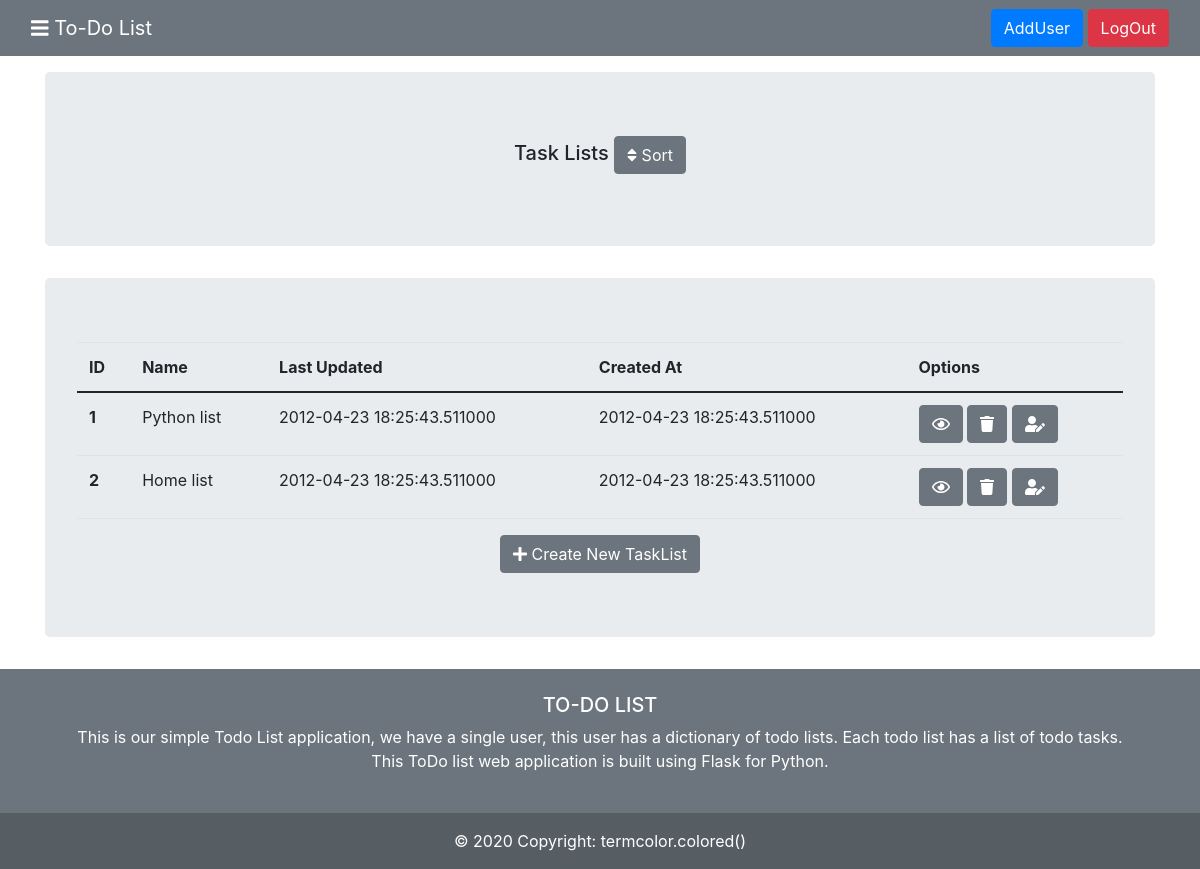
The page /task_list on the database as committed earlier.
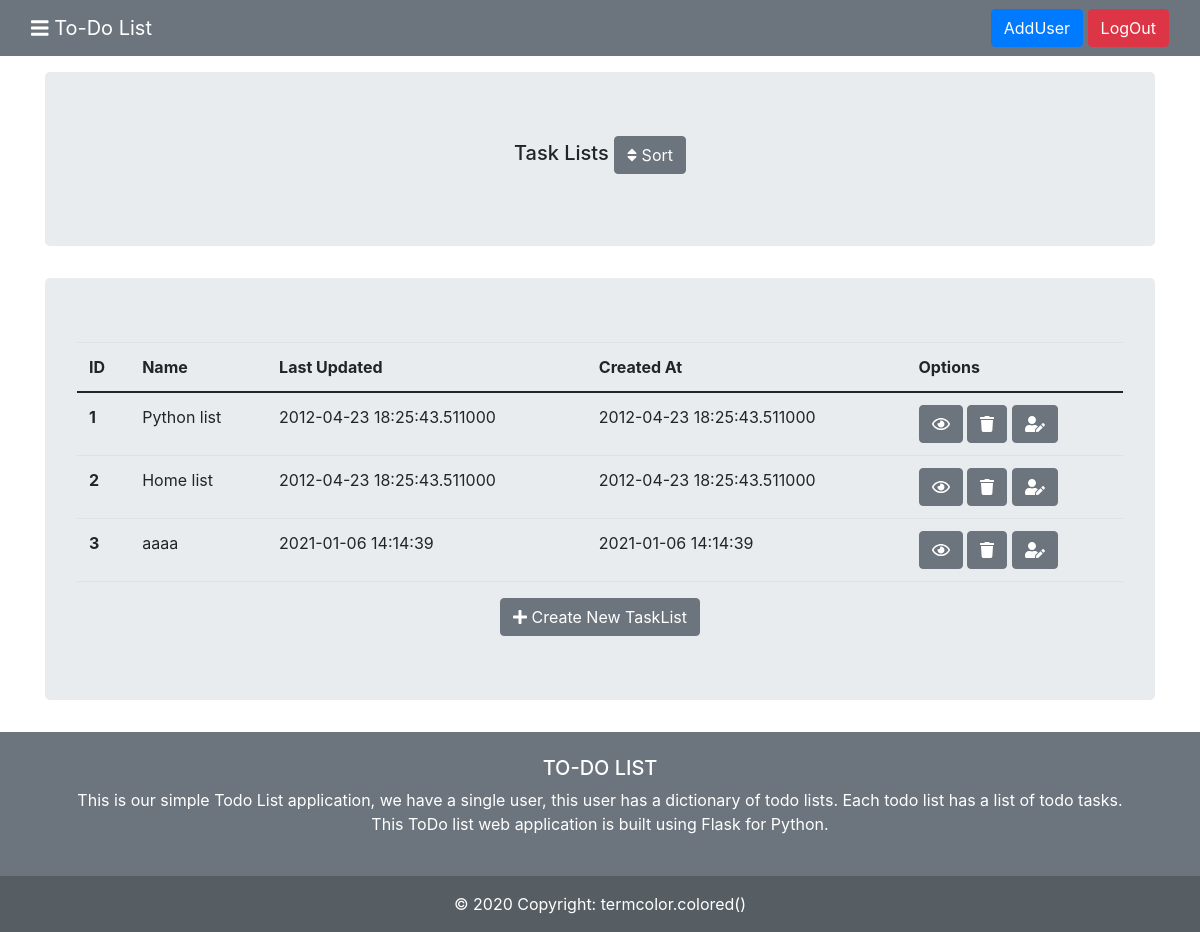
The same page on the database as committed later.
### tables this page shows
CREATE TABLE "taskslist" (
	"id"	INTEGER ,
	"name"	TEXT NOT NULL ,
    "last_updated"	TIMESTAMP NOT NULL DEFAULT CURRENT_TIMESTAMP,
	"created_at"	TIMESTAMP NOT NULL DEFAULT CURRENT_TIMESTAMP,
	PRIMARY KEY("id" AUTOINCREMENT)
);

### to_do_tasks/blueprints/taskslist.py (the view)
@taskslist_bp.route("/task_list")
def task_lists():
    db = get_db()
    lists = db.execute("SELECT * FROM taskslist").fetchall()
    return render_template("tasks_list/tasklists.html", lists = lists)

### to_do_tasks/db.py (called while the page is built)
def get_db():
    if 'db' not in g:
        g.db = sqlite3.connect(
            current_app.config['DATABASE'],
            detect_types=sqlite3.PARSE_DECLTYPES
        )
        g.db.row_factory = sqlite3.Row
    return g.db

### to_do_tasks/templates/tasks_list/tasklists.html (shortened to what this page needs)
{% extends 'base.html' %}
{% block content %}
<div class="container">
    <center>
        <div class="jumbotron mt-3">
            <h5>Task Lists <a href="/sort_list" class="btn btn-secondary" type="submit" role="button"><i
                        class="fas fa-sort"></i>
                    Sort</a> </h5>
        </div>
    </center>
    <div class="jumbotron mt-3">
        <table class="table">
            <thead>
                <tr>
                    <th scope="col">ID</th>
                    <th scope="col">Name</th>
                    <th scope="col">Last Updated</th>
                    <th scope="col">Created At</th>
                    <th scope="col">Options</th>
                </tr>
            </thead>
            <tbody>
                {% for list in lists %}
                <tr>
                    <th scope="row">{{list['id']}}</th>
                    <td>{{list['name']}}</td>
                    <td>{{list['last_updated']}}</td>
                    <td>{{list['created_at']}}</td>
                    <td><a href="/tasks/{{list['id']}}" class="btn btn-secondary" title="Show" type="submit"
                            role="button"><i class="far fa-eye"></i></a>
                        <a href="/deletetasklist/{{list['id']}}" class="btn btn-secondary" title="Delete" type="submit"
                            role="button"><i class="fas fa-trash"></i></a>
                        <a href="/editname/{{list['id']}}" class="btn btn-secondary" title="Edit" type="submit"
                            role="button"><i class="fas fa-user-edit"></i></a>
                    </td>
                </tr>
                {% endfor %}
            </tbody>
        </table>
        <center>
            <a href="/createtasklist" class="btn btn-secondary" type="submit" role="button"><i class="fas fa-plus"></i>
                Create New TaskList</a>
        </center>
    </div>
</div>
{% endblock %}

Rows that differ between the two databases and show on the page:
added taskslist: id "3", name "aaaa", last_updated "2021-01-06 14:14:39", created_at "2021-01-06 14:14:39"
